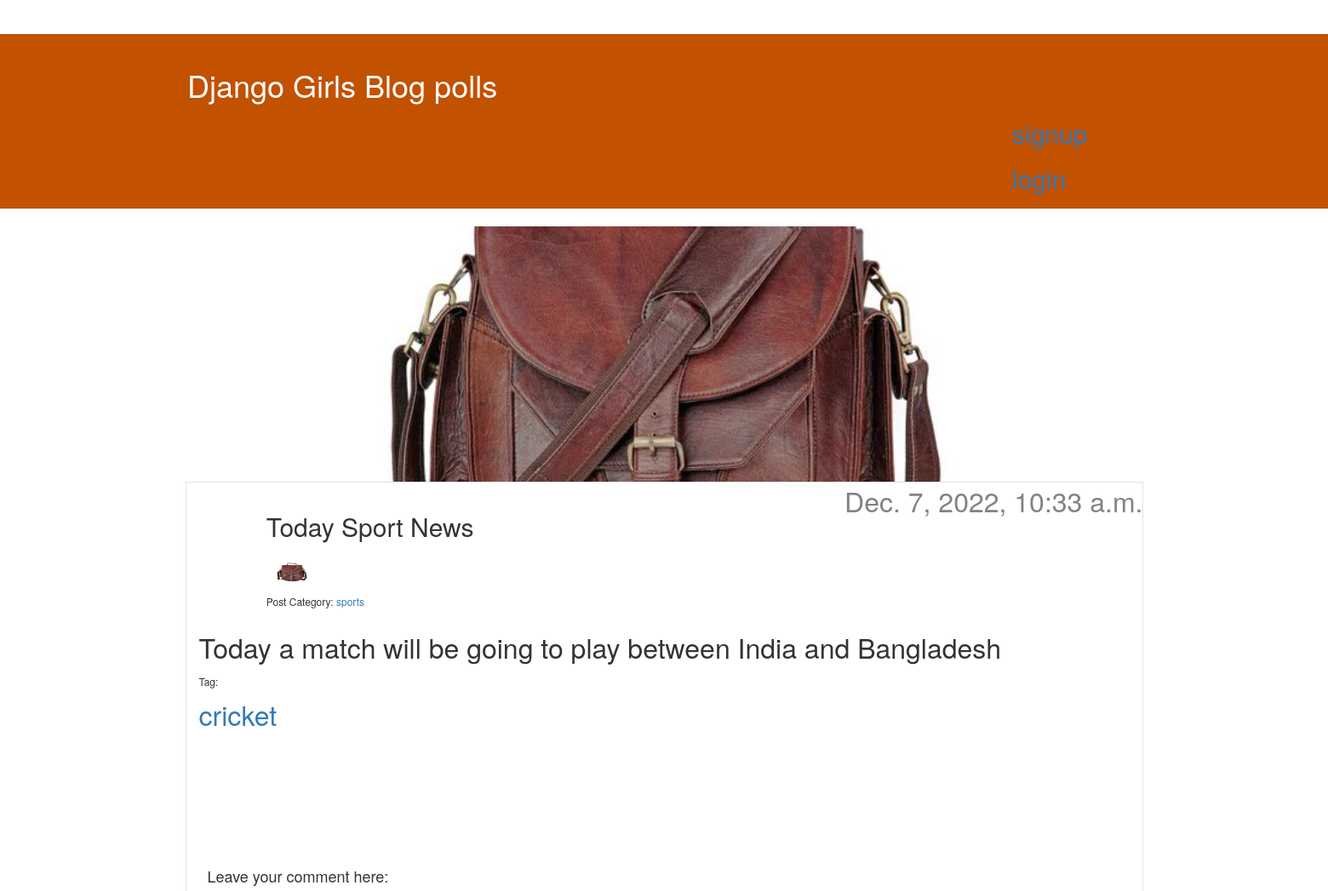
/post/today-sport-news/detail/ (upper part), run on an earlier commit of the app's database.
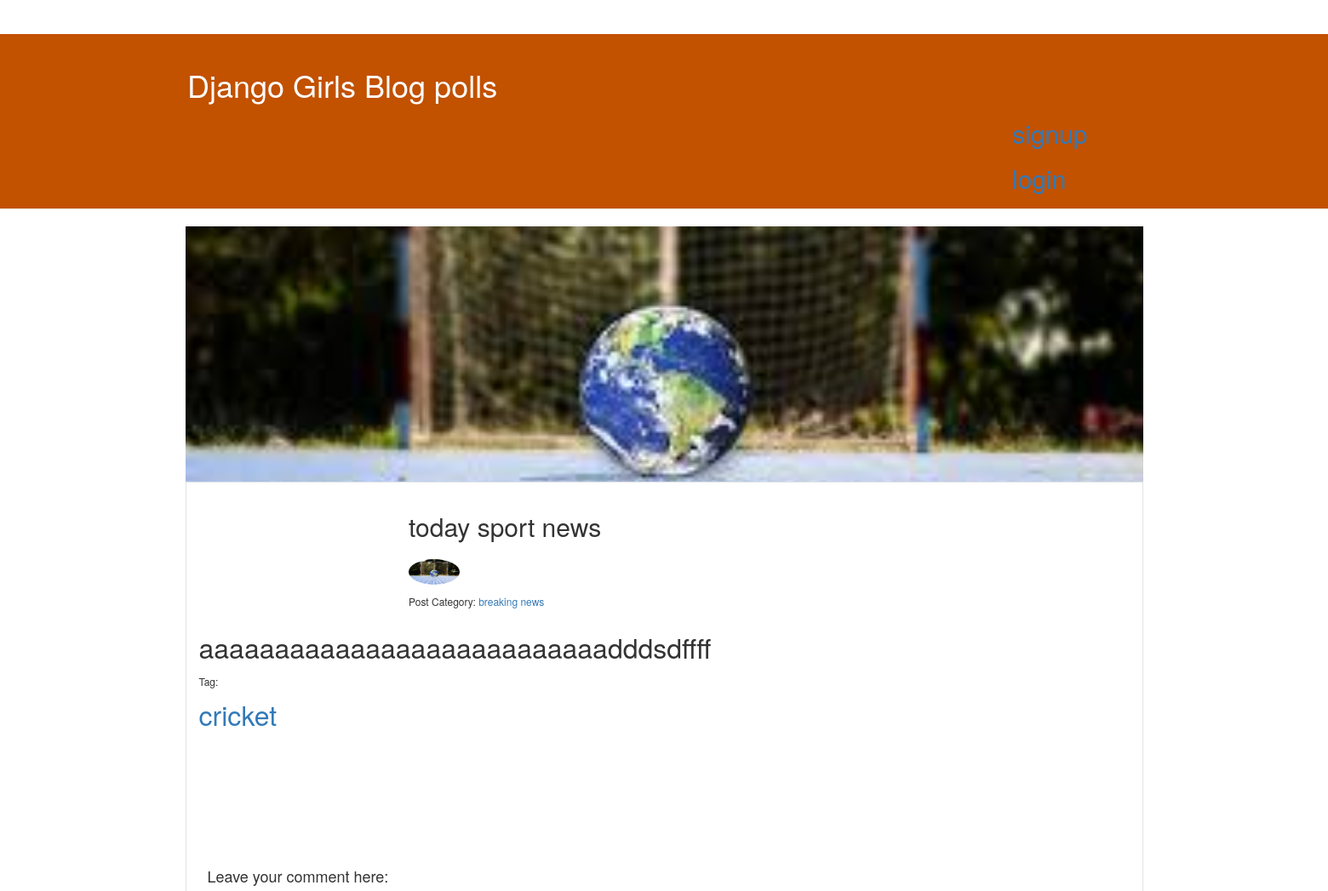
And on a later commit of the database.
### blog/models.py (models this page shows, shortened)
class Post(models.Model):
    author = models.ForeignKey(User, on_delete=models.CASCADE)
    category = models.ForeignKey(Category, on_delete=models.CASCADE)
    title = models.CharField(max_length=200)
    slug = AutoSlugField(populate_from='title',  editable=True, unique=True)
    text = models.TextField()
    tag = models.ManyToManyField(Tag)
    created_date = models.DateTimeField(default=timezone.now)
    published_date = models.DateTimeField(blank=True, null=True)
    image = models.ImageField(upload_to='post/')

class Category(models.Model):
    name = models.CharField(max_length=200)
    slug = AutoSlugField(populate_from='name', unique=True)
    def __str__(self):
        return self.name

### blog/views.py (the view)
# urls.py: path('post/<str:slug>/detail/', views.post_detail, name='post_detail'),
def post_detail(request, slug):
    post = get_object_or_404(Post, slug=slug)
    comments = Comment.objects.filter(parent__isnull=True, post=post).all()
    new_comment = None
    if request.method == 'POST':
        parent_id = request.POST.get('parent_id', None)
        if parent_id:
            c_obj = Comment.objects.filter(id=parent_id).last()
            comment_form = CommentForm(request.POST)
            if comment_form.is_valid():
                new_comment = comment_form.save(commit=False)
                new_comment.post = post
                new_comment.parent = c_obj
                new_comment.save()
        else:
            comment_form = CommentForm(request.POST)
            if comment_form.is_valid():
                new_comment = comment_form.save(commit=False)
                new_comment.post = post
                new_comment.save()
    else:
        comment_form = CommentForm()
    return render(request, 'blog/post_detail.html', {'post': post, 'comments': comments, 'new_comment': new_comment, 'comment_form': comment_form})

### blog/templates/blog/post_detail.html (shortened to what this page needs)
{% extends 'blog/base.html' %} {% block content %}
<div class="raw">
    <div class="col-md-12">
        <article class="post">
            <form  method="post">
                <img class="featuring" src="{{ post.image.url }}" class="card-img-top" alt="{{post.title}}" style="width:100%;height:300px;">
                </form>
            {% if post.published_date %}
            <time class="date">
                {{ post.published_date }}
            </time> {% endif %}
            <div class="bg-white border rounded-5">
                <section class="w-100 p-4">
                    <section class="d-flex justify-content-center pb-4">
                        <form style="width: 60rem;" method="POST" enctype="multipart/form-data">
                            <h2>{{ post.title }}</h2>
                            <div>
                                <img class="rounded-circle" src="{{ post.image.url }}" style="width:10%;height:30px;">&emsp14;
                                <h6>Post Category: <a href="{% url 'category' post.category %}">{{ post.category }}</a></h6>
                            </div>
                        </form>
                    </section>
                    <p style="word-break: break-all;">{{ post.text|safe|linebreaksbr }}</p>
                    <div><h6>Tag: </h6> {% for tag in post.tag.all %}
                        <a href="{% url 'tag' tag.slug %}">{{ tag.name }}</a></span> {% endfor %}
                        <br><br><br><br>
                    </div>
                    <div>
                        <div class="card-body">
                            {% if new_comment %}
                            <div class="alert alert-success" role="alert">
                                Your have Commented successfully!!
                            </div>
                            {% else %}
                            <h4>Leave your comment here:</h4>
                            {% endif %}
                        </div>
                    </div>
                </section>
            </div>
        </article>
    </div>
</div>
{% endblock %}

What changed in the data, as far as the page shows it:
removed Post: image (picture), published_date "Dec. 7, 2022, 10:33 a.m.", title "Today Sport News", category "sports", text "Today a match will be going to play between India and Bangladesh"
added Post: image (picture), title "today sport news", category "breaking news", text "aaaaaaaaaaaaaaaaaaaaaaaaaaadddsdffff"
